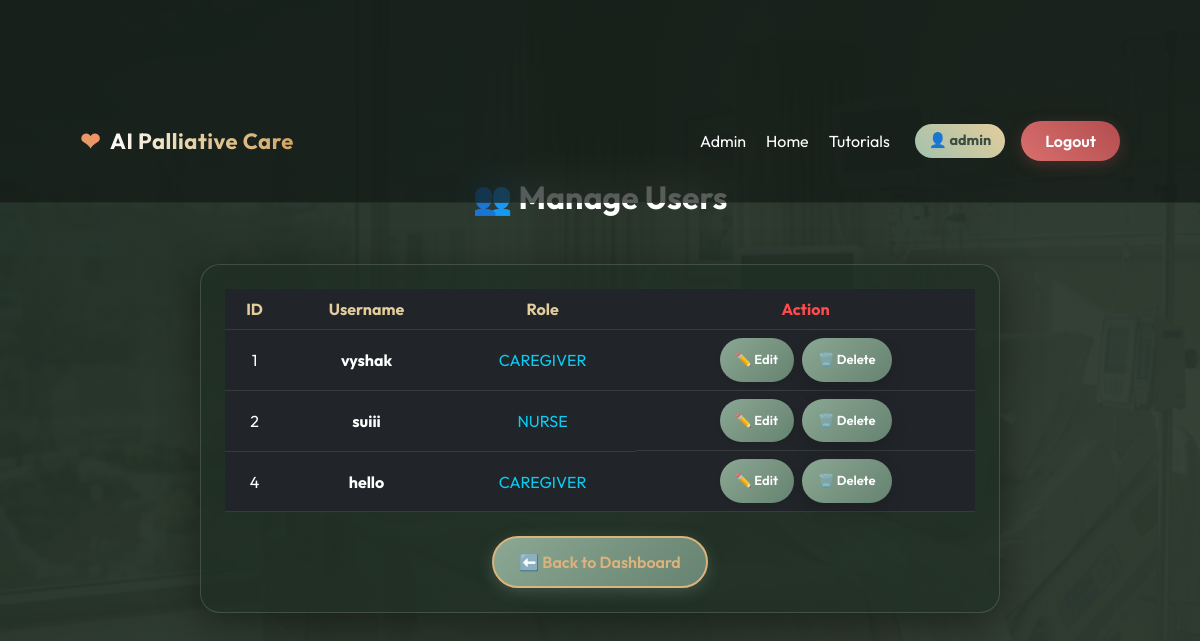
/manage_users (signed in), run on an earlier commit of the app's database.
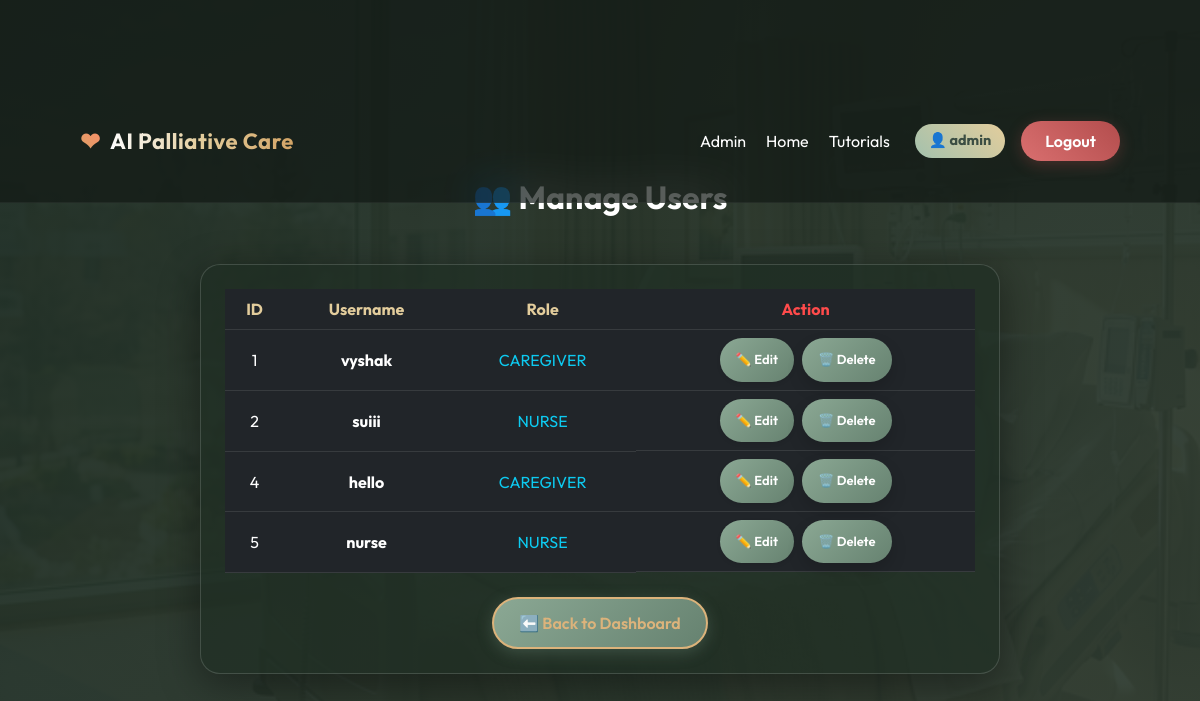
And on a later commit of the database.
### tables this page shows
CREATE TABLE users(
        id INTEGER PRIMARY KEY AUTOINCREMENT,
        username TEXT UNIQUE,
        password TEXT,
        role TEXT
    , status TEXT DEFAULT 'Available');

### app.py (the view)
@app.route("/manage_users")
def manage_users():
    if session.get("role") != "admin":
        return redirect("/login")
    conn = get_db()
    users = conn.execute("SELECT id, username, role FROM users WHERE role != 'admin'").fetchall()
    conn.close()
    return render_template("admin_manage_users.html", users=users)

### app.py (called while the page is built)
@app.after_request
def add_header(response):
    response.cache_control.no_store = True
    response.cache_control.no_cache = True
    response.cache_control.must_revalidate = True
    response.cache_control.max_age = 0
    return response

def get_db():
    conn = sqlite3.connect(DB)
    conn.row_factory = sqlite3.Row
    return conn

### templates/admin_manage_users.html (shortened to what this page needs)
{% extends "base.html" %}
{% block content %}
<div class="container py-5">
    <h2 class="text-center fw-bold text-white mb-5">👥 Manage Users</h2>
    <div class="glass-card table-responsive p-4 mx-auto" style="max-width: 800px;">
        <table class="table table-dark table-hover text-center align-middle" style="background: transparent;">
            <thead>
                <tr>
                    <th scope="col" style="color: #e3cd9c;">ID</th>
                    <th scope="col" style="color: #e3cd9c;">Username</th>
                    <th scope="col" style="color: #e3cd9c;">Role</th>
                    <th scope="col" style="color: #ff4b4b;">Action</th>
                </tr>
            </thead>
            <tbody>
                {% for user in users %}
                <tr>
                    <td>{{ user.id }}</td>
                    <td class="fw-bold">{{ user.username }}</td>
                    <td class="text-uppercase text-info">{{ user.role }}</td>
                    <td class="d-flex justify-content-center gap-2">
                        <a href="/edit_user/{{ user.id }}" class="btn btn-sm btn-outline-info rounded-pill px-3 shadow-sm" style="font-size: 13px;">
                            ✏️ Edit
                        </a>
                        <a href="/delete_user/{{ user.id }}" class="btn btn-sm btn-danger rounded-pill px-3 shadow" style="font-size: 13px;" onclick="return confirm('⚠️ Are you sure you want to permanently delete user: {{ user.username }}?');">
                            🗑️ Delete
                        </a>
                    </td>
                </tr>
                {% else %}
                <tr>
                    <td colspan="4" class="py-4">No other users found.</td>
                </tr>
                {% endfor %}
            </tbody>
        </table>
        <div class="text-center mt-4">
            <a href="/admin_dashboard" class="btn btn-outline rounded-pill">⬅️ Back to Dashboard</a>
        </div>
    </div>
</div>
{% endblock %}

### templates/base.html (shortened to what this page needs)
<!DOCTYPE html>
<html lang="en">
<head>
    <link href="https://cdn.jsdelivr.net/npm/bootstrap@5.3.0/dist/css/bootstrap.min.css" rel="stylesheet">
    <link rel="stylesheet" href="{{ url_for('static', filename='css/style.css') }}">
</head>
<body class="page-transition">
<nav class="navbar navbar-expand-lg premium-navbar fixed-top">
    <div class="container">
        <a class="navbar-brand brand-logo" href="/">
            <span class="heart">❤</span>
            <span class="brand-text">AI Palliative Care</span>
        </a>
        <div class="collapse navbar-collapse justify-content-end" id="navMenu">
            {% if session.get("user") %}
                {% if session["role"] == "caregiver" %}
                    <a href="/caregiver_dashboard" class="nav-link">Dashboard</a>
                {% elif session["role"] == "admin" %}
                    <a href="/admin_dashboard" class="nav-link">Admin</a>
                {% elif session["role"] == "nurse" %}
                    <a href="/nurse_dashboard" class="nav-link">Nurse</a>
                {% endif %}
                <a href="/" class="nav-link">Home</a>
                <a href="/tutorials" class="nav-link">Tutorials</a>
                <span class="user-badge">
                    👤 {{ session["user"] }}
                </span>
                <a href="/logout" class="btn btn-logout ms-3">Logout</a>
            {% else %}
                <a href="/login" class="btn btn-login me-2">Login</a>
                <a href="/signup" class="btn btn-signup">Signup</a>
            {% endif %}
        </div>
    </div>
</nav>
<div class="container py-5" style="padding-top: 130px !important;">
    {% block content %}{% endblock %}
</div>
</body>
</html>

### static/css/style.css (style rules this page uses)
body { font-family: 'Outfit', sans-serif; margin: 0; background: linear-gradient(135deg, rgba(30, 45, 35, 0.96), rgba(46, 59, 49, 0.94)), url('../images/real_ward.png') center/cover fixed; color: #fdfdfd; min-height: 100vh; overflow-x: hidden; }
.container { padding: 20px; padding-top: 100px; text-align: center; }
.premium-navbar { display: flex; justify-content: space-between; align-items: center; padding: 18px 60px; background: rgba(18, 25, 20, 0.7); backdrop-filter: blur(20px); -webkit-backdrop-filter: blur(20px); border-bottom: 1px solid rgba(255, 255, 255, 0.05); transition: 0.4s all ease; z-index: 1030; }
.brand-logo { display: flex; align-items: center; gap: 10px; font-weight: 700; font-size: 22px; text-decoration: none; }
.brand-text { background: linear-gradient(90deg, #fdfdfd, #e3cd9c, #d3a466); -webkit-background-clip: text; background-clip: text; -webkit-text-fill-color: transparent; letter-spacing: 0.5px; }
.heart { font-size: 24px; background: linear-gradient(45deg, #d3a466, #ff8c69); -webkit-background-clip: text; background-clip: text; color: transparent; animation: heartbeat 1.4s infinite; }
.nav-link { color: #fff !important; margin: 0 10px; position: relative; text-decoration: none; }
.nav-link::after { content: ""; width: 0%; height: 2px; background: #d3a466; position: absolute; bottom: -4px; left: 0; transition: 0.3s; }
.user-badge { background: linear-gradient(45deg, #a3c1ad, #e3cd9c); padding: 6px 14px; border-radius: 30px; font-size: 0.9rem; margin-left: 15px; color: #3b4d42; font-weight: bold; }
.btn { background: linear-gradient(135deg, #8ba894, #668270); padding: 12px 25px; border: none; color: white; border-radius: 30px; text-decoration: none; cursor: pointer; font-weight: 600; transition: all 0.3s ease; box-shadow: 0 4px 15px rgba(102, 130, 112, 0.4); }
.btn-outline { border: 2px solid #dcb37b; padding: 12px 25px; border-radius: 30px; color: #dcb37b; text-decoration: none; font-weight: 600; transition: all 0.3s ease; }
.btn-logout { background: linear-gradient(45deg, #d96f6f, #b34d4d); border: none; border-radius: 30px; padding: 8px 24px; color: white; font-weight: 600; cursor: pointer; transition: all 0.3s ease; box-shadow: 0 4px 15px rgba(179, 77, 77, 0.3); }
.glass-card { background: rgba(30, 45, 35, 0.65); padding: 35px; border-radius: 20px; backdrop-filter: blur(16px); border: 1px solid rgba(255, 255, 255, 0.15); box-shadow: 0 10px 40px rgba(0, 0, 0, 0.4); transition: all 0.4s cubic-bezier(0.175, 0.885, 0.32, 1.275); }
.page-transition { animation: fadeIn 0.4s ease-out forwards; }

What changed in the data, as far as the page shows it:
added users: id "5", username "nurse", role "NURSE"
